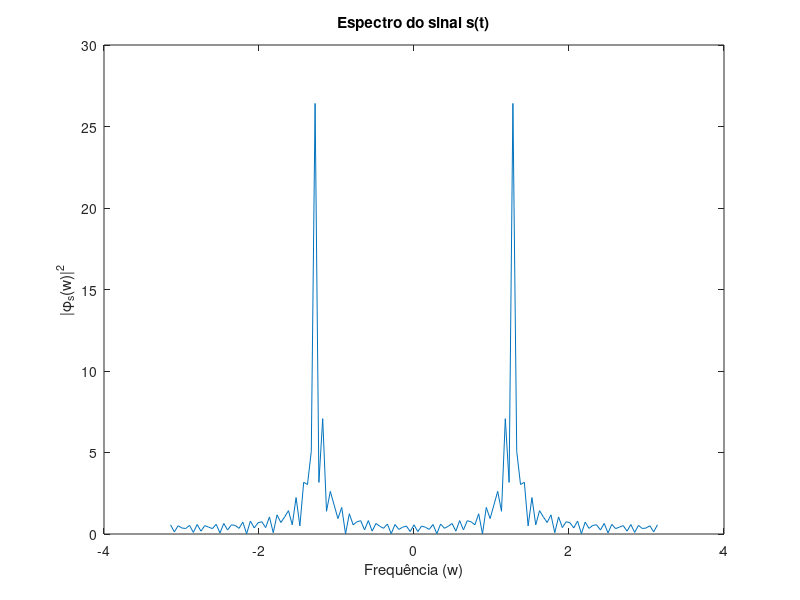

Recreate this plot in MATLAB.
% Systems Identification 
% Example 2.3 of the book System Identification: Theory for the User (2nd Edition).

clc
close all
clear all

N0 = 5;
s = 20;
N = s*N0;
A = 4;
t = [1:1:N]; 
w0 = 2*pi/N0;

u = A*cos(w0*t);

tau=-100:1:100;
Rs=zeros(1,size(tau,2));
for indiceTau=1:size(tau,2)
    u2 = A*cos(w0*(t-tau(indiceTau)));
    Rs(indiceTau)=Rs(indiceTau)+u*u2';
end
Rs=1/N*Rs;
    
    
w=linspace(-pi,pi,129);
Phi_s=zeros(1,size(w,2));
for index_w=1:size(w,2)
    Phi_s(index_w)=Rs*exp(-i*w(index_w)*tau)';
end

Phi_s=1/sqrt(size(tau,2))*Phi_s; %lenght of tau must be the same of the time

% figure(1)
% hold on
% plot(t,u), xlabel('Tempo (t)'),ylabel('s(t) = A*cos(w0*t)'), title('Sinal de entrada')
% figure(2)
% plot(t,u2), xlabel('Tempo (t)'),ylabel('s(t) = A*cos(w0*t)'), title('Sinal de entrada')
% hold off

% Rs = sum(u.*u2)/N %N = s*N0 and u está definido no intervalo t=[0,N=sN0]
% w = linspace(-100,100,1000);
% for index_w=1: size(w,2)
%     Phi_s(index_w) = Rs*exp(-i*w(index_w)*tau);
% end

plot(w, abs(Phi_s)), xlabel('Frequência (w)'),ylabel('|\phi_s(w)|^2'), title('Espectro do sinal s(t)')

   
